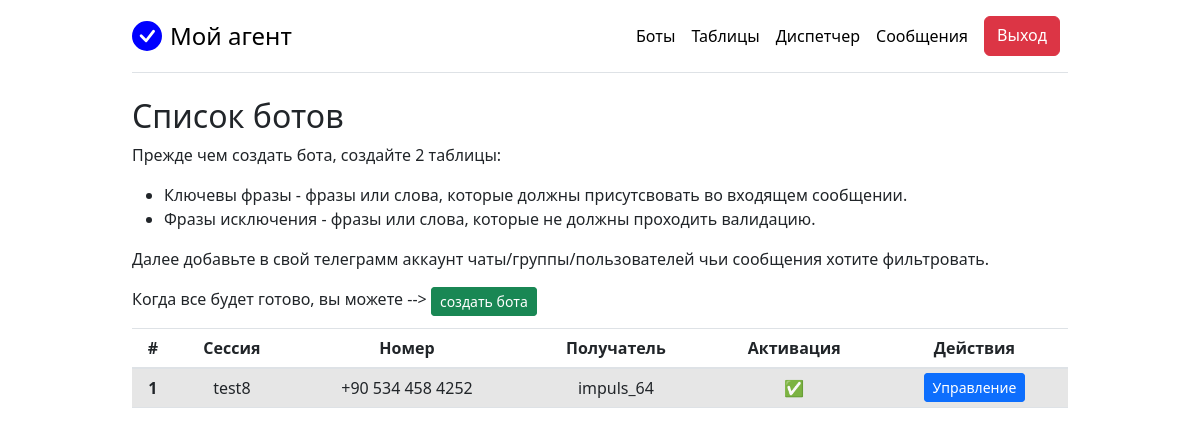
The page /tgparser/bots/ (signed in) on the database as committed earlier.
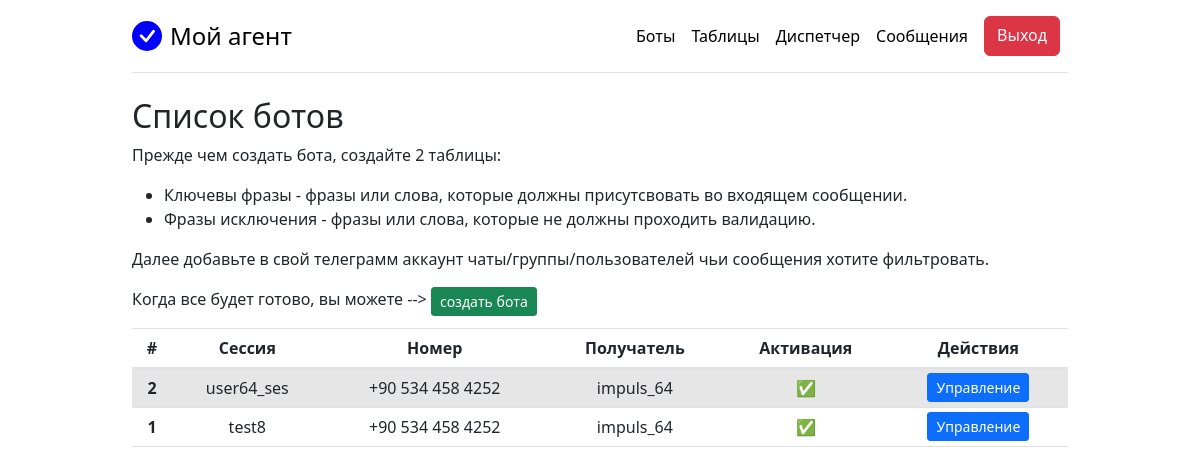
The same page on the database as committed later.
### web_app/tgparser/models.py (models this page shows, shortened)
class Bot(models.Model):
    activated = models.BooleanField(default=False)
    api_id = models.IntegerField()
    api_hash = models.CharField(max_length=50)
    session_name = models.CharField(
        max_length=40,
        verbose_name='Сессия',
        unique=True,
        help_text='Только английские буквы, цифры и _')
    phone = models.CharField(
        max_length=30,
        verbose_name='Номер телефона',
        help_text='От Telegram аккаунта')
    phone_code_hash = models.CharField(max_length=30, blank=True)
    password = models.CharField(
        max_length=10,
        verbose_name='Пароль',
        help_text='Облачный пароль, если его нет то 1234')
    recipient = models.CharField(
        max_length=30,
        verbose_name='Получатель',
        help_text='Telegram для получения уведомлений без @')
    keywords_table = models.ForeignKey(
        Table,
        related_name='tab_keywords',
        on_delete=models.PROTECT,
        verbose_name='Ключевые фразы')
    excluded_words_table = models.ForeignKey(
        Table,
        related_name='tab_excluded',
        on_delete=models.PROTECT,
        verbose_name='Фразы исключения')
    owner = models.ForeignKey(User, on_delete=models.CASCADE)
    created_at = models.DateTimeField(auto_now_add=True)
    class Meta:
        verbose_name = 'Конфигурация бота'
        verbose_name_plural = 'Конфигурации ботов'

### web_app/tgparser/views.py (the view)
# urls.py: path('bots/', views.view_bots, name='view_bots'),
def view_bots(request):
    if request.user.is_superuser:
        bots = Bot.objects.all().order_by('-id')
    elif request.user.is_authenticated:
        bots = Bot.objects.filter(owner=request.user).order_by('-id')
    else:
        messages.warning(request, 'Пройдите аутентификацию')
        return redirect('home')
    context = {'bots': bots, 'title': 'Список ботов'}
    return render(request, 'bots/bots.html', context)

### templates/bots/bots.html (shortened to what this page needs)
{% extends 'base.html' %}
{% block content %}
  <h2>Список ботов</h2>
  <div class="text-start">
    <p>
      Прежде чем создать бота, создайте 2 таблицы:
      <ul>
        <li>Ключевы фразы - фразы или слова, которые должны присутсвовать во входящем сообщении.</li>
        <li>Фразы исключения - фразы или слова, которые не должны проходить валидацию.</li>
      </ul>
      Далее добавьте в свой телеграмм аккаунт чаты/группы/пользователей чьи сообщения хотите фильтровать.<br>
    </p>
    <p>Когда все будет готово, вы можете --> <a href="{% url 'create_bot' %}" class="btn btn-success btn-sm d-inline">создать бота</a></p>
  </div>
  <table class="table table-striped text-center">
    <thead>
      <tr>
        <th>#</th>
        <th>Сессия</th>
        <th>Номер</th>
        <th>Получатель</th>
        <th>Активация</th>
        <th>Действия</th>
      </tr>
     </thead>
     <tbody>
      {% for bot in bots %}
        <tr>
          <th>{{ bot.pk }}</th>
          <td>{{ bot.session_name }}</td>
          <td>{{ bot.phone }}</td>
          <td>{{ bot.recipient }}</td>
          {% if bot.activated %}
            <td class="text-success">✅</td>
            <td>
              <a href="{% url 'bot_control' bot.pk %}" class="btn btn-primary btn-sm d-inline">Управление</a>
            </td>
          {% endif %}
        </tr>
      {% endfor %}
     </tbody>
  </table>
{% endblock %}

Rows that differ between the two databases and show on the page:
added Bot: pk "2", session_name "user64_ses", phone "+90 534 458 4252", recipient "impuls_64", activated "Управление"
